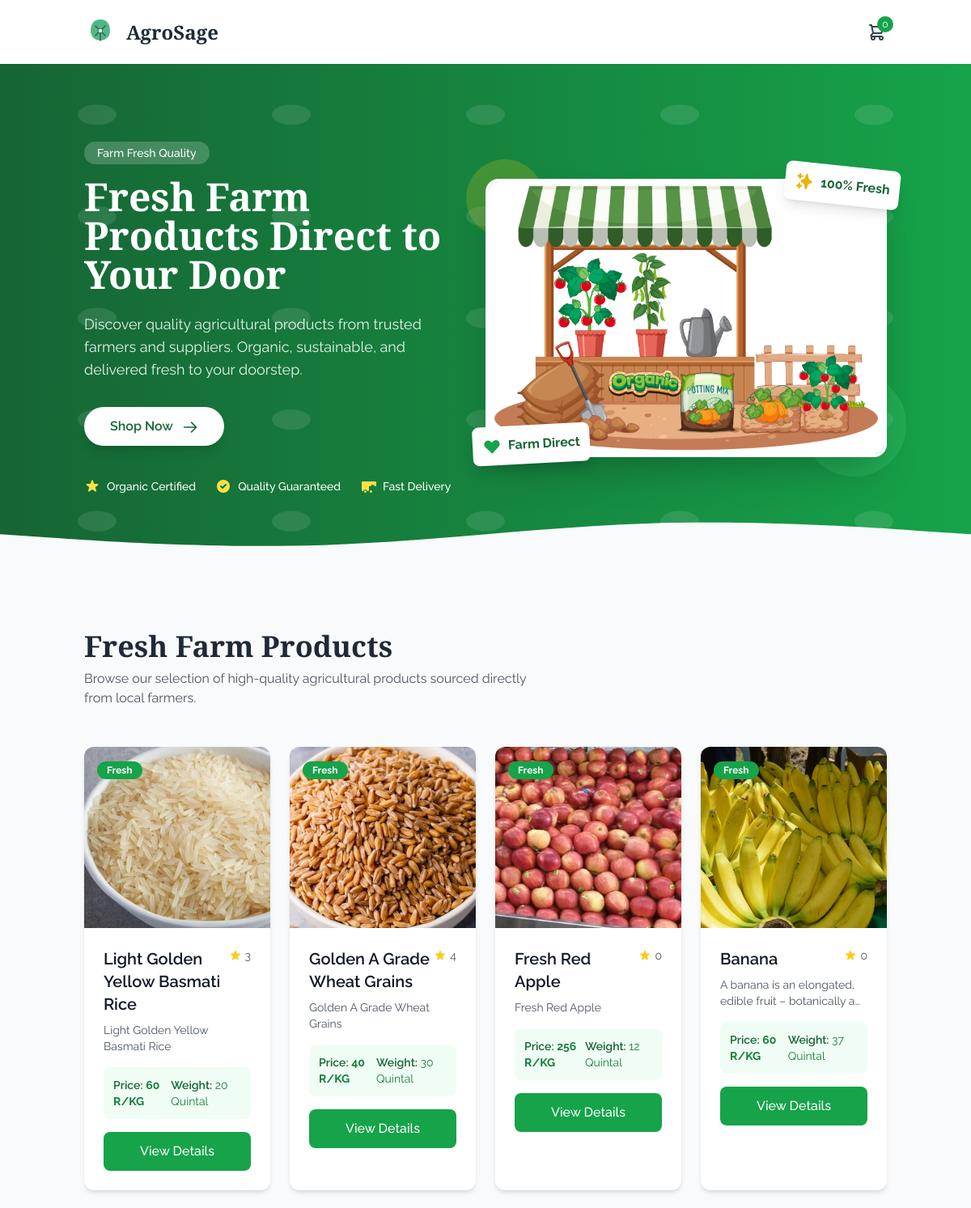
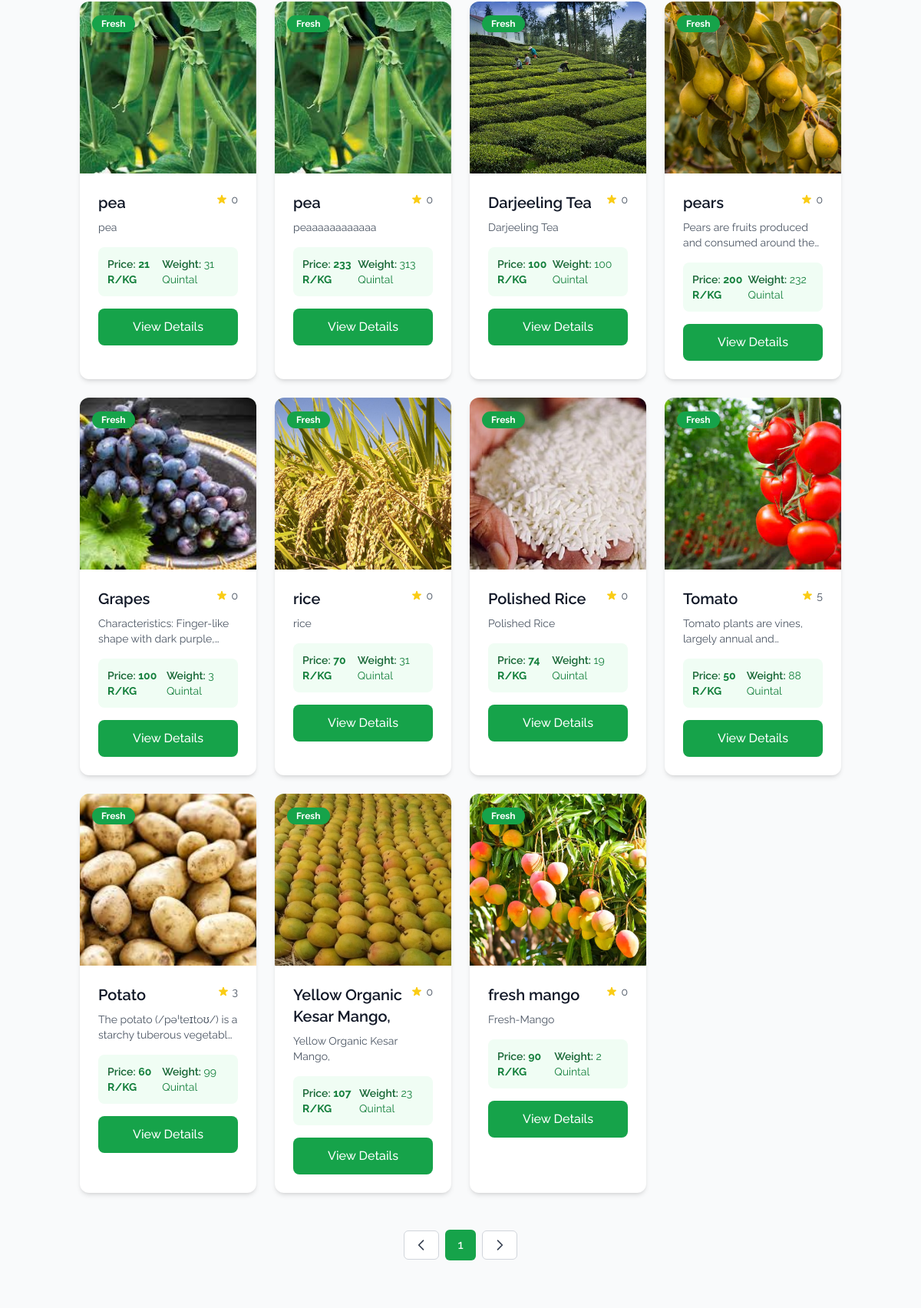
The app's page /market/ (signed in, upper part) with its own data (2 pictures, top to bottom).
### home/models.py (models this page shows, shortened)
class MarketItems(models.Model):
    farmer = models.ForeignKey(User,on_delete=models.CASCADE)
    items_name = models.CharField(max_length=1000)
    items_description = models.TextField(max_length=1000)
    category = models.ForeignKey(Category,on_delete=models.CASCADE)   # e.g. “Fertilizer”, “Tool”
    item_price = models.IntegerField()
    item_image = models.ImageField(upload_to='market_items/')
    items_weight = models.IntegerField()
    min_weight = models.IntegerField(default=0)
    item_rating = models.IntegerField(default=0)
    location = models.CharField(max_length=300,default="Neelbad, Bhopal, Mp")

### home/views.py (the view)
# urls.py: path("market/",views.market,name="market"),
@login_required
def market(request):
    user = request.user
    cart_items = Cart.objects.filter(user=request.user)
    total_count = cart_items.count()
    if user.is_authenticated:
        items = MarketItems.objects.all()
        context = {
            "market_items": items,
            "total_count" : total_count
        }
        return render(request, "marketplace/market.html", context)
    else:
        return redirect("login")  # replace "login" with your login URL name

### templates/marketplace/market.html (shortened to what this page needs)
{% load static %}
<!DOCTYPE html>
<html lang="en">
<head>
    <script src="https://cdn.tailwindcss.com"></script>
</head>
<body>
    <header class="bg-white shadow-sm">
        <div class="container mx-auto px-4 py-4">
            <div class="flex flex-col md:flex-row justify-between items-center">
                <div class="flex items-center mb-4 md:mb-0">
                    <div class="mr-3">
                        <button onclick="window.location.href='{% url 'index' %}'">
                    </button>
                    </div>
                    <h1 class="text-2xl font-bold heading text-gray-800">AgroSage</h1>
                </div>
                <div class="flex items-center space-x-4">
                    <a href="{% url 'view_cart' %}" class="text-gray-700 hover:text-green-700 relative">
                        <span class="absolute -top-2 -right-2 bg-green-600 text-white text-xs rounded-full h-5 w-5 flex items-center justify-center">{{total_count}}</span>
                    </a>
                </div>
            </div>
        </div>
    </header>
        <section class="bg-gradient-to-r from-green-800 to-green-600 text-white py-16 md:py-24 relative overflow-hidden">
            <div class="absolute inset-0 opacity-10">
            </div>
            <div class="container mx-auto px-4 relative z-10">
                <div class="flex flex-col md:flex-row items-center">
                    <div class="md:w-1/2 mb-12 md:mb-0 md:pr-8">
                        <span class="inline-block px-4 py-1 bg-white bg-opacity-20 rounded-full text-sm font-medium mb-4">Farm Fresh Quality</span>
                        <h2 class="text-4xl md:text-5xl font-bold heading mb-6 leading-tight">Fresh Farm Products Direct to Your Door</h2>
                        <p class="text-lg mb-8 text-white text-opacity-90 max-w-lg">Discover quality agricultural products from trusted farmers and suppliers. Organic, sustainable, and delivered fresh to your doorstep.</p>
                        <div class="flex flex-wrap gap-4">
                            <button class="bg-white text-green-800 px-8 py-3 rounded-full font-semibold hover:bg-gray-100 transition duration-300 shadow-lg transform hover:-translate-y-1" onclick="window.location.href='#product'">
                                Shop Now
                                <svg class="w-5 h-5 inline-block ml-2" fill="none" stroke="currentColor" viewBox="0 0 24 24" xmlns="http://www.w3.org/2000/svg">
                                    <path stroke-linecap="round" stroke-linejoin="round" stroke-width="2" d="M14 5l7 7m0 0l-7 7m7-7H3"></path>
                                </svg>
                            </button>
                        </div>
                        <div class="mt-10 flex items-center space-x-6">
                            <div class="flex items-center">
                                <span class="ml-2 text-sm font-medium">Organic Certified</span>
                            </div>
                            <div class="flex items-center">
                                <svg class="w-5 h-5 text-yellow-300" fill="currentColor" viewBox="0 0 20 20">
                                    <path fill-rule="evenodd" d="M10 18a8 8 0 100-16 8 8 0 000 16zm3.707-9.293a1 1 0 00-1.414-1.414L9 10.586 7.707 9.293a1 1 0 00-1.414 1.414l2 2a1 1 0 001.414 0l4-4z" clip-rule="evenodd"></path>
                                </svg>
                                <span class="ml-2 text-sm font-medium">Quality Guaranteed</span>
                            </div>
                            <div class="flex items-center">
                                <span class="ml-2 text-sm font-medium">Fast Delivery</span>
                            </div>
                        </div>
                    </div>
                    <div class="md:w-1/2 flex justify-center">
                        <div class="relative">
                            <img class="w-full h-auto object-cover rounded-2xl shadow-2xl border-4 border-white relative z-10"
                                src="{% static 'media/17843244.jpg' %}"
                                alt="Fresh farm products">
                            <div class="absolute -top-4 -right-4 bg-white rounded-lg shadow-lg p-3 z-20 transform rotate-6">
                                <div class="flex items-center">
                                    <span class="ml-2 font-bold text-green-800">100% Fresh</span>
                                </div>
                            </div>
                            <div class="absolute -bottom-2 -left-4 bg-white rounded-lg shadow-lg p-3 z-20 transform -rotate-3">
                                <div class="flex items-center">
                                    <svg class="w-6 h-6 text-green-600" fill="currentColor" viewBox="0 0 20 20">
                                        <path fill-rule="evenodd" d="M3.172 5.172a4 4 0 015.656 0L10 6.343l1.172-1.171a4 4 0 115.656 5.656L10 17.657l-6.828-6.829a4 4 0 010-5.656z" clip-rule="evenodd"></path>
                                    </svg>
                                    <span class="ml-2 font-bold text-green-800">Farm Direct</span>
                                </div>
                            </div>
                        </div>
                    </div>
                </div>
            </div>
            <div class="absolute bottom-0 left-0 right-0">
            </div>
        </section>
        <section class="py-16 bg-gray-50 " id="product">
            <div class="container mx-auto px-4">
                <div class="flex flex-col md:flex-row justify-between items-center mb-12">
                    <div>
                        <h2 class="text-3xl md:text-4xl font-bold heading text-gray-800 mt-2">Fresh Farm Products</h2>
                        <p class="text-gray-600 mt-2 max-w-xl">Browse our selection of high-quality agricultural products sourced directly from local farmers.</p>
                    </div>
                </div>
                <div class="grid grid-cols-1 sm:grid-cols-2 md:grid-cols-3 lg:grid-cols-4 gap-6">
                    {% for item in market_items %}
                    <div class="product-card bg-white rounded-xl overflow-hidden shadow-md hover:shadow-xl transition-all duration-300 transform hover:-translate-y-1 group" data-product-id="{{item.id}}">
                        <div class="relative">
                            <div class="absolute top-4 left-4 z-10">
                                <span class="bg-green-600 text-white text-xs font-bold px-3 py-1 rounded-full">Fresh</span>
                            </div>
                            <div class="h-56 bg-gradient-to-br from-green-50 to-green-100 flex items-center justify-center overflow-hidden group-hover:scale-105 transition-transform duration-300">
                                {% if item.item_image %}
                                    <img src="{{ item.item_image.url }}" alt="{{ item.items_name }}" class="h-full w-full object-cover">
                                {% endif %}
                            </div>
                        </div>
                        <div class="p-6">
                            <div class="flex justify-between items-start mb-2">
                                <h3 class="text-xl font-semibold text-gray-900">{{ item.items_name }}</h3>
                                <div class="flex items-center">
                                    <span class="text-sm text-gray-600 ml-1">{{ item.item_rating }}</span>
                                </div>
                            </div>
                            <p class="text-gray-600 text-sm mb-4 line-clamp-2">{{ item.items_description }}</p>
                            <div class="flex justify-between items-center text-sm text-gray-800 mb-4 bg-green-50 p-3 rounded-lg">
                                <div>
                                    <span class="font-semibold text-green-800">Price:</span>
                                    <span class="text-green-700 font-bold">{{ item.item_price }} R/KG</span>
                                </div>
                                <div>
                                    <span class="font-semibold text-green-800">Weight:</span>
                                    <span class="text-green-700">{{ item.items_weight }} Quintal</span>
                                </div>
                            </div>
                            <div class="flex items-center gap-2" data-product-id="{{item.id}}">
                                <button class="view-product flex-1 bg-green-600 hover:bg-green-700 text-white font-medium py-3 px-4 rounded-lg transition flex items-center justify-center"
                                    onclick="window.location.href='{% url 'product_card' item.id %}'"
                                >
                                    View Details
                                </button>
                            </div>
                        </div>
                    </div>
                    {% endfor %}
                </div>
                <div class="mt-12 flex justify-center">
                    <nav class="flex items-center space-x-2">
                        <a href="#product" class="px-3 py-2 rounded-md bg-white border border-gray-300 text-gray-700 hover:bg-gray-50">
                            <svg class="w-5 h-5" fill="none" stroke="currentColor" viewBox="0 0 24 24">
                                <path stroke-linecap="round" stroke-linejoin="round" stroke-width="2" d="M15 19l-7-7 7-7"></path>
                            </svg>
                        </a>
                        <a href="#product" class="px-4 py-2 rounded-md bg-green-600 text-white font-medium">1</a>
                        <a href="#product" class="px-3 py-2 rounded-md bg-white border border-gray-300 text-gray-700 hover:bg-gray-50">
                            <svg class="w-5 h-5" fill="none" stroke="currentColor" viewBox="0 0 24 24">
                                <path stroke-linecap="round" stroke-linejoin="round" stroke-width="2" d="M9 5l7 7-7 7"></path>
                            </svg>
                        </a>
                    </nav>
                </div>
            </div>
        </section>
</body>
</html>

### templates/marketplace/market.html (style rules this page uses)
html { scroll-behavior: smooth; }
body { font-family: 'Raleway', sans-serif; background-color: #f7f5f0; }
.heading { font-family: 'Playfair Display', serif; }

### records on screen
MarketItems: item_image (picture), items_name "Light Golden Yellow Basmati Rice", item_rating "3", items_description "Light Golden Yellow Basmati Rice", item_price "60", items_weight "20"
MarketItems: item_image (picture), items_name "Golden A Grade Wheat Grains", item_rating "4", items_description "Golden A Grade Wheat Grains", item_price "40", items_weight "30"
MarketItems: item_image (picture), items_name "Fresh Red Apple", item_rating "0", items_description "Fresh Red Apple", item_price "256", items_weight "12"
MarketItems: item_image (picture), items_name "Banana", item_rating "0", items_description "A banana is an elongated, edible fruit – botanically…", item_price "60", items_weight "37"
MarketItems: item_image (picture), items_name "pea", item_rating "0", items_description "pea", item_price "21", items_weight "31"
MarketItems: item_image (picture), items_name "pea", item_rating "0", items_description "peaaaaaaaaaaaa", item_price "233", items_weight "313"
MarketItems: item_image (picture), items_name "Darjeeling Tea", item_rating "0", items_description "Darjeeling Tea", item_price "100", items_weight "100"
MarketItems: item_image (picture), items_name "pears", item_rating "0", items_description "Pears are fruits produced and consumed around…", item_price "200", items_weight "232"
MarketItems: item_image (picture), items_name "Grapes", item_rating "0", items_description "Characteristics: Finger-like shape with dark…", item_price "100", items_weight "3"
MarketItems: item_image (picture), items_name "rice", item_rating "0", items_description "rice", item_price "70", items_weight "31"
MarketItems: item_image (picture), items_name "Polished Rice", item_rating "0", items_description "Polished Rice", item_price "74", items_weight "19"
MarketItems: item_image (picture), items_name "Tomato", item_rating "5", items_description "Tomato plants are vines, largely annual…", item_price "50", items_weight "88"
MarketItems: item_image (picture), items_name "Potato", item_rating "3", items_description "The potato (/pəˈteɪtoʊ/) is a starchy tuberous…", item_price "60", items_weight "99"
MarketItems: item_image (picture), items_name "Yellow Organic Kesar Mango,", item_rating "0", items_description "Yellow Organic Kesar Mango,", item_price "107", items_weight "23"
MarketItems: item_image (picture), items_name "fresh mango", item_rating "0", items_description "Fresh-Mango", item_price "90", items_weight "2"

### other values on screen
{{ total_count }} "0"
